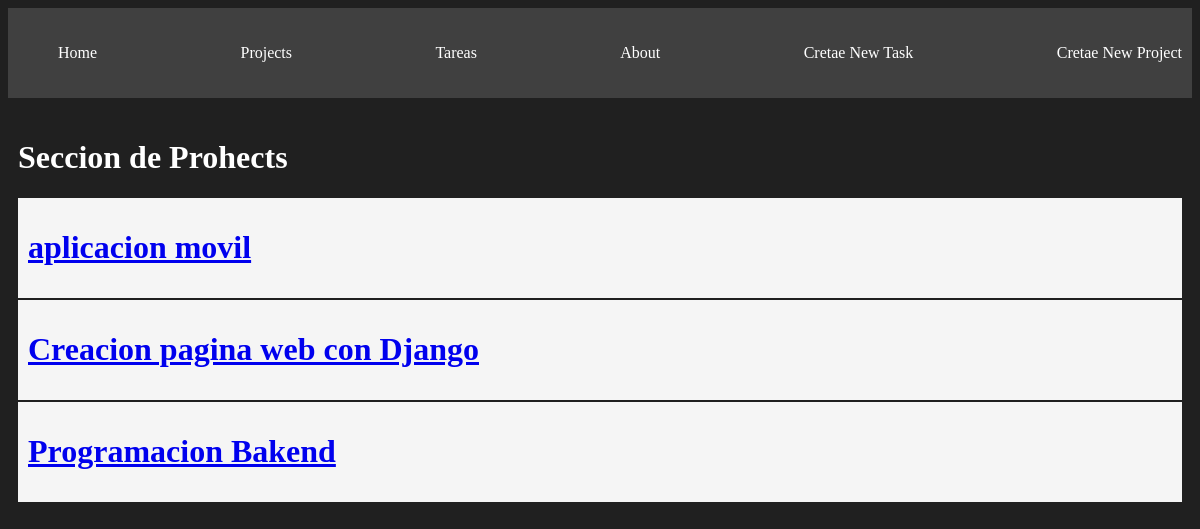
The app's page /projects/, older data.
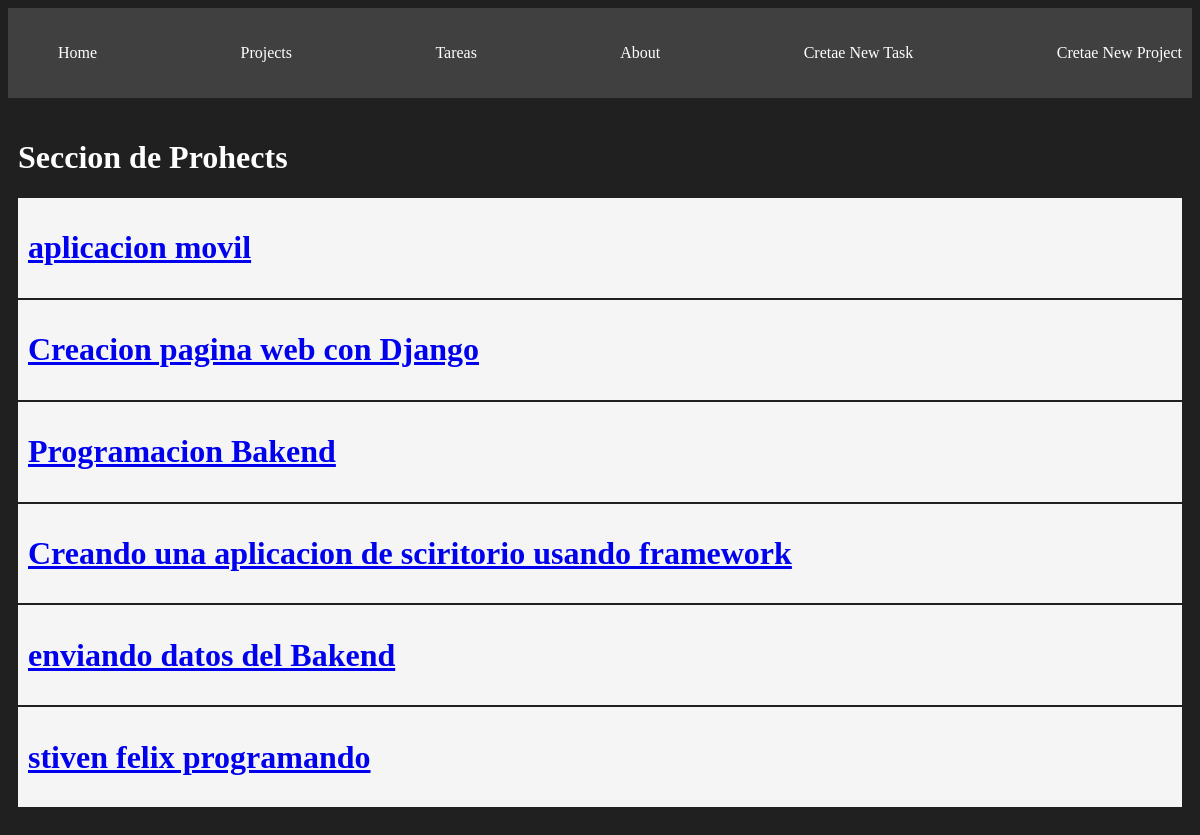
The same page, newer data.
### myapp/models.py (models this page shows, shortened)
class Project(models.Model):
    name = models.CharField(max_length=200) ## tabla texto

### myapp/views.py (the view)
# urls.py: path("projects/", views.projects, name="projects"),
def projects (request):
    projects = Project.objects.all()
    return render(request, 'projects/projects.html', {
        'projects' : projects
    })

### myapp/templates/projects/projects.html
{% extends 'layouts/base.html' %}
{% block content %}
<h1>Seccion de Prohects</h1>
{% for project in projects %}
<div class="card">
    <a href="{% url 'project_detail' project.id %}">
        <h1>{{project.name}}</h1>
    </a>
</div>
{% endfor %}
{% endblock %}

Row changes from the older to the newer data that the page shows:
added Project: name "Creando una aplicacion de sciritorio usando framework"
added Project: name "enviando datos del Bakend"
added Project: name "stiven felix programando"
